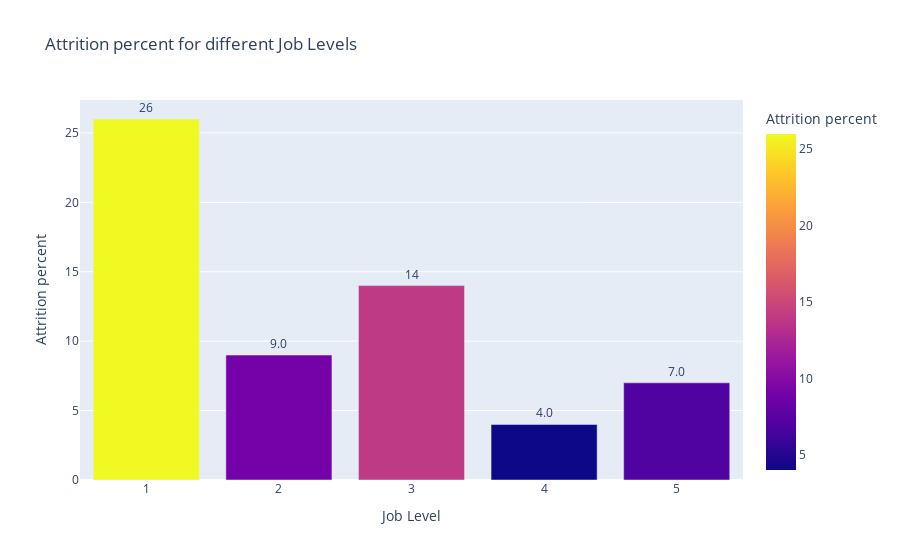

The notebook cell this image was saved under:
### Markdown cell above
### 7. Percent of Attrition for different Job Level

### Code cell
#Job Level
data_jl = pd.DataFrame(columns=["Job Level", "Attrition percent"])
l=0
for i in list(data['JobLevel'].unique()):
    r = data[(data['JobLevel']==i)&\
             (data['Attrition']=="Yes")].shape[0] / data[data['JobLevel']==i].shape[0]
    data_jl.loc[l] = (i, int(r*100))
    l += 1
datajl = data_jl.groupby(by="Job Level").sum()
fig = px.bar(datajl, y='Attrition percent',color='Attrition percent', title='Attrition percent for different Job Levels'\
            , text='Attrition percent')
fig.update_layout(barmode='stack', xaxis={'categoryorder':'total descending'})
fig.update_traces(texttemplate='%{text:.2s}', textposition='outside')
fig.show()

### Figure 1 — Plotly figure (JSON) as saved in the notebook; plotly's stock layout.template omitted (floating-point values rounded to 4 significant figures)
{"data": [{"alignmentgroup": "True", "hovertemplate": "Job Level=%{x}<br>Attrition percent=%{marker.color}<extra></extra>", "legendgroup": "", "marker": {"color": [26, 9, 14, 4, 7], "coloraxis": "coloraxis", "pattern": {"shape": ""}}, "name": "", "offsetgroup": "", "orientation": "v", "showlegend": false, "text": ["26", "9", "14", "4", "7"], "textposition": "outside", "texttemplate": "%{text:.2s}", "type": "bar", "x": [1, 2, 3, 4, 5], "xaxis": "x", "y": [26, 9, 14, 4, 7], "yaxis": "y"}], "layout": {"barmode": "stack", "coloraxis": {"colorbar": {"title": {"text": "Attrition percent"}}, "colorscale": [[0, "#0d0887"], [0.1111, "#46039f"], [0.2222, "#7201a8"], [0.3333, "#9c179e"], [0.4444, "#bd3786"], [0.5556, "#d8576b"], [0.6667, "#ed7953"], [0.7778, "#fb9f3a"], [0.8889, "#fdca26"], [1, "#f0f921"]]}, "legend": {"tracegroupgap": 0}, "title": {"text": "Attrition percent for different Job Levels"}, "xaxis": {"anchor": "y", "categoryorder": "total descending", "domain": [0, 1], "title": {"text": "Job Level"}}, "yaxis": {"anchor": "x", "domain": [0, 1], "title": {"text": "Attrition percent"}}}}
